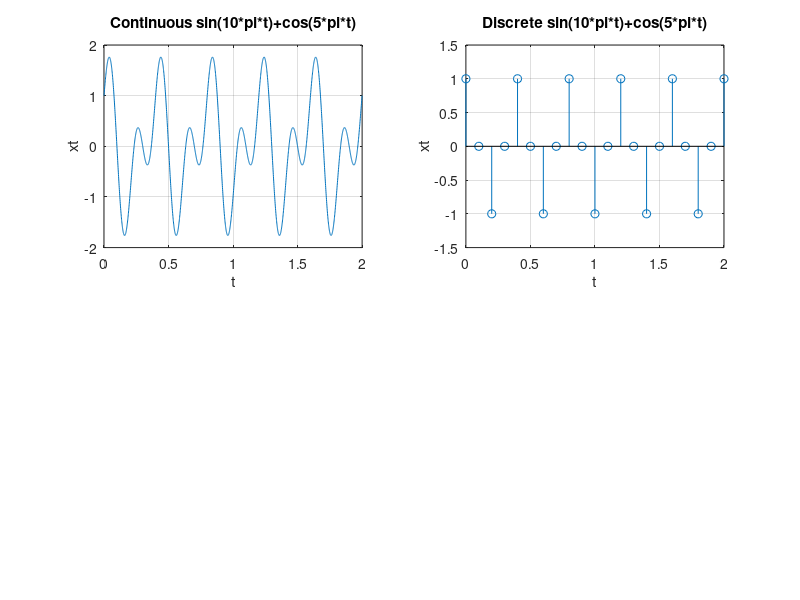

This chart was generated by the following MATLAB code: (Note: this script raises an error after producing the figure.)
%------------Plotting function sin(10*pi*t)+cos(5*pi*t)-------

t_fine=0:0.001:2;

xt=sin(10*pi*t_fine)+cos(5*pi*t_fine);
figure;
subplot(2,2,1);
plot(t_fine,xt);
grid on;
xlabel('t');
ylabel('xt');
title('Continuous sin(10*pi*t)+cos(5*pi*t)');

%-------------------This is Part 2--------------------------
Ts=0.1;
t_samples=0:Ts:2;
subplot(2,2,2);
xn=sin(10*pi*t_samples)+cos(5*pi*t_samples);
stem(t_samples,xn);
grid on;
xlabel('t');
ylabel('xt');
title('Discrete sin(10*pi*t)+cos(5*pi*t)');

sgtitle('Plotting continuous and discrete signal')

